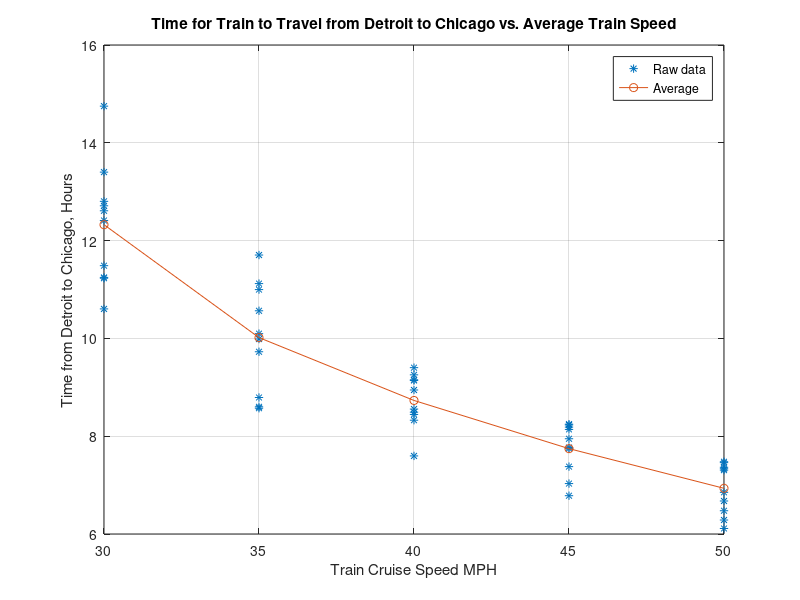

Write MATLAB code to recreate this figure.
% curve fit : train from Detoit to Chicago;
% Generate trip times for trains of various maximum speeds assuming
% that the average speed could be 10 mph less than the maximum speed and
% assuming that it is 300 rail miles from Detroit to Chicago. 

rng(82652);  % seed the random number generator so you get the same data
                    % each time you run this. 

% generate a set of 10 data points of time for the trip at each of several
% train speeds.
% 30 mph train (20 min speed, 30 max)
Tim = 300./(20 + (10).*rand(10,1));
Ave30 = mean(Tim)
Spd = 30*ones(size(Tim));
% 35 mph train
Tim(11:20) = 300./(25 + 10.*rand(10,1));
Ave35 = mean(Tim(11:20))
Spd(11:20) = 35*ones(10,1);
% 40 mph train
Tim(21:30) = 300./(30 + 10.*rand(10,1));
Ave40 = mean(Tim(21:30))
Spd(21:30) = 40*ones(10,1);
%etc...
Tim(31:40) = 300./(35 + 10.*rand(10,1));
Spd(31:40) = 45*ones(10,1);
Ave45 = mean(Tim(31:40))
Tim(41:50) = 300./(40 + 10.*rand(10,1));
Ave50 = mean(Tim(41:50))
Spd(41:50) = 50*ones(10,1);

% graph the data. 
figure(1)
plot(Spd,Tim,'*', [30 35 40 45 50],[Ave30,Ave35,Ave40,Ave45,Ave50],'-o')
grid on
xlabel('Train Cruise Speed MPH')
ylabel('Time from Detroit to Chicago, Hours')
legend('Raw data','Average')
title('Time for Train to Travel from Detroit to Chicago vs. Average Train Speed')
